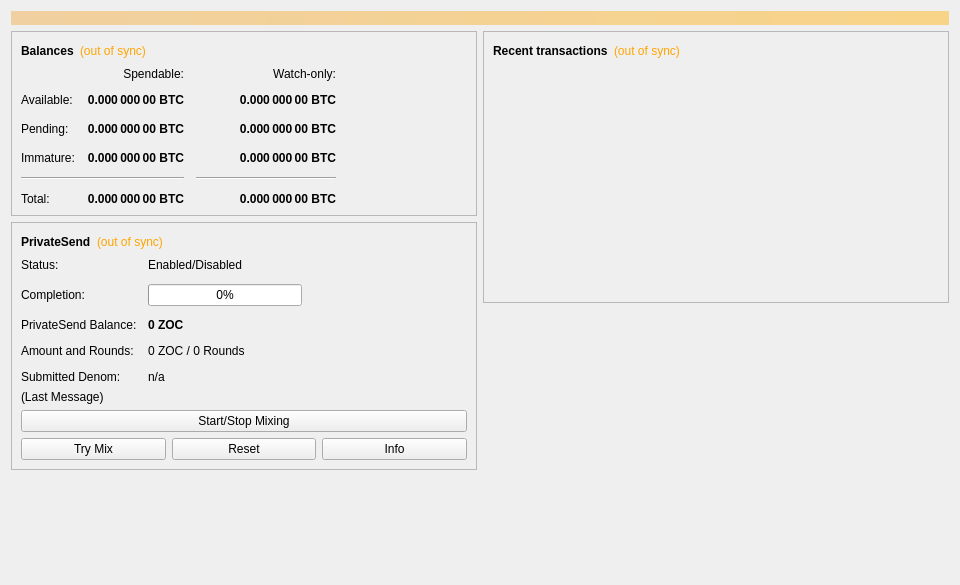
<?xml version="1.0" encoding="UTF-8"?>
<ui version="4.0">
 <class>OverviewPage</class>
 <widget class="QWidget" name="OverviewPage">
  <property name="geometry">
   <rect>
    <x>0</x>
    <y>0</y>
    <width>960</width>
    <height>585</height>
   </rect>
  </property>
  <property name="minimumSize">
   <size>
    <width>960</width>
    <height>0</height>
   </size>
  </property>
  <property name="windowTitle">
   <string>Form</string>
  </property>
  <property name="styleSheet">
   <string notr="true"/>
  </property>
  <layout class="QVBoxLayout" name="topLayout">
   <item>
    <widget class="QLabel" name="labelAlerts">
     <property name="visible">
      <bool>false</bool>
     </property>
     <property name="styleSheet">
      <string notr="true">background-color: qlineargradient(x1: 0, y1: 0, x2: 1, y2: 0, stop:0 #F0D0A0, stop:1 #F8D488); color:#000000;</string>
     </property>
     <property name="wordWrap">
      <bool>true</bool>
     </property>
     <property name="margin">
      <number>3</number>
     </property>
    </widget>
   </item>
   <item>
    <layout class="QHBoxLayout" name="horizontalLayout" stretch="1,1">
     <item>
      <layout class="QVBoxLayout" name="verticalLayout_2">
       <item>
        <widget class="QFrame" name="frame">
         <property name="frameShape">
          <enum>QFrame::StyledPanel</enum>
         </property>
         <property name="frameShadow">
          <enum>QFrame::Raised</enum>
         </property>
         <layout class="QVBoxLayout" name="verticalLayout_4">
          <item>
           <layout class="QHBoxLayout" name="horizontalLayout_4">
            <item>
             <widget class="QLabel" name="label_5">
              <property name="font">
               <font>
                <weight>75</weight>
                <bold>true</bold>
               </font>
              </property>
              <property name="text">
               <string>Balances</string>
              </property>
             </widget>
            </item>
            <item>
             <widget class="QLabel" name="labelWalletStatus">
              <property name="toolTip">
               <string>The displayed information may be out of date. Your wallet automatically synchronizes with the ZeroOne network after a connection is established, but this process has not completed yet.</string>
              </property>
              <property name="styleSheet">
               <string notr="true">QLabel { color: orange;}</string>
              </property>
              <property name="text">
               <string notr="true">(out of sync)</string>
              </property>
              <property name="alignment">
               <set>Qt::AlignLeading|Qt::AlignLeft|Qt::AlignVCenter</set>
              </property>
             </widget>
            </item>
            <item>
             <spacer name="horizontalSpacer_3">
              <property name="orientation">
               <enum>Qt::Horizontal</enum>
              </property>
              <property name="sizeHint" stdset="0">
               <size>
                <width>40</width>
                <height>20</height>
               </size>
              </property>
             </spacer>
            </item>
           </layout>
          </item>
          <item>
           <layout class="QGridLayout" name="gridLayout">
            <property name="spacing">
             <number>12</number>
            </property>
            <item row="2" column="2">
             <widget class="QLabel" name="labelWatchPending">
              <property name="font">
               <font>
                <weight>75</weight>
                <bold>true</bold>
               </font>
              </property>
              <property name="cursor">
               <cursorShape>IBeamCursor</cursorShape>
              </property>
              <property name="toolTip">
               <string>Unconfirmed transactions to watch-only addresses</string>
              </property>
              <property name="text">
               <string notr="true">0.000 000 00 BTC</string>
              </property>
              <property name="alignment">
               <set>Qt::AlignRight|Qt::AlignTrailing|Qt::AlignVCenter</set>
              </property>
              <property name="textInteractionFlags">
               <set>Qt::LinksAccessibleByMouse|Qt::TextSelectableByKeyboard|Qt::TextSelectableByMouse</set>
              </property>
             </widget>
            </item>
            <item row="2" column="1">
             <widget class="QLabel" name="labelUnconfirmed">
              <property name="font">
               <font>
                <weight>75</weight>
                <bold>true</bold>
               </font>
              </property>
              <property name="cursor">
               <cursorShape>IBeamCursor</cursorShape>
              </property>
              <property name="toolTip">
               <string>Total of transactions that have yet to be confirmed, and do not yet count toward the spendable balance</string>
              </property>
              <property name="text">
               <string notr="true">0.000 000 00 BTC</string>
              </property>
              <property name="alignment">
               <set>Qt::AlignRight|Qt::AlignTrailing|Qt::AlignVCenter</set>
              </property>
              <property name="textInteractionFlags">
               <set>Qt::LinksAccessibleByMouse|Qt::TextSelectableByKeyboard|Qt::TextSelectableByMouse</set>
              </property>
             </widget>
            </item>
            <item row="3" column="2">
             <widget class="QLabel" name="labelWatchImmature">
              <property name="font">
               <font>
                <weight>75</weight>
                <bold>true</bold>
               </font>
              </property>
              <property name="cursor">
               <cursorShape>IBeamCursor</cursorShape>
              </property>
              <property name="toolTip">
               <string>Mined balance in watch-only addresses that has not yet matured</string>
              </property>
              <property name="text">
               <string notr="true">0.000 000 00 BTC</string>
              </property>
              <property name="alignment">
               <set>Qt::AlignRight|Qt::AlignTrailing|Qt::AlignVCenter</set>
              </property>
              <property name="textInteractionFlags">
               <set>Qt::LinksAccessibleByMouse|Qt::TextSelectableByKeyboard|Qt::TextSelectableByMouse</set>
              </property>
             </widget>
            </item>
            <item row="4" column="0" colspan="2">
             <widget class="Line" name="lineSpendableBalance">
              <property name="orientation">
               <enum>Qt::Horizontal</enum>
              </property>
             </widget>
            </item>
            <item row="4" column="2">
             <widget class="Line" name="lineWatchBalance">
              <property name="sizePolicy">
               <sizepolicy hsizetype="Preferred" vsizetype="Fixed">
                <horstretch>0</horstretch>
                <verstretch>0</verstretch>
               </sizepolicy>
              </property>
              <property name="minimumSize">
               <size>
                <width>140</width>
                <height>0</height>
               </size>
              </property>
              <property name="orientation">
               <enum>Qt::Horizontal</enum>
              </property>
             </widget>
            </item>
            <item row="5" column="0">
             <widget class="QLabel" name="labelTotalText">
              <property name="text">
               <string>Total:</string>
              </property>
             </widget>
            </item>
            <item row="3" column="1">
             <widget class="QLabel" name="labelImmature">
              <property name="font">
               <font>
                <weight>75</weight>
                <bold>true</bold>
               </font>
              </property>
              <property name="cursor">
               <cursorShape>IBeamCursor</cursorShape>
              </property>
              <property name="toolTip">
               <string>Mined balance that has not yet matured</string>
              </property>
              <property name="text">
               <string notr="true">0.000 000 00 BTC</string>
              </property>
              <property name="alignment">
               <set>Qt::AlignRight|Qt::AlignTrailing|Qt::AlignVCenter</set>
              </property>
              <property name="textInteractionFlags">
               <set>Qt::LinksAccessibleByMouse|Qt::TextSelectableByKeyboard|Qt::TextSelectableByMouse</set>
              </property>
             </widget>
            </item>
            <item row="2" column="3">
             <spacer name="horizontalSpacer_2">
              <property name="orientation">
               <enum>Qt::Horizontal</enum>
              </property>
              <property name="sizeHint" stdset="0">
               <size>
                <width>40</width>
                <height>20</height>
               </size>
              </property>
             </spacer>
            </item>
            <item row="3" column="0">
             <widget class="QLabel" name="labelImmatureText">
              <property name="text">
               <string>Immature:</string>
              </property>
             </widget>
            </item>
            <item row="5" column="1">
             <widget class="QLabel" name="labelTotal">
              <property name="font">
               <font>
                <weight>75</weight>
                <bold>true</bold>
               </font>
              </property>
              <property name="cursor">
               <cursorShape>IBeamCursor</cursorShape>
              </property>
              <property name="toolTip">
               <string>Your current total balance</string>
              </property>
              <property name="text">
               <string notr="true">0.000 000 00 BTC</string>
              </property>
              <property name="alignment">
               <set>Qt::AlignRight|Qt::AlignTrailing|Qt::AlignVCenter</set>
              </property>
              <property name="textInteractionFlags">
               <set>Qt::LinksAccessibleByMouse|Qt::TextSelectableByKeyboard|Qt::TextSelectableByMouse</set>
              </property>
             </widget>
            </item>
            <item row="5" column="2">
             <widget class="QLabel" name="labelWatchTotal">
              <property name="font">
               <font>
                <weight>75</weight>
                <bold>true</bold>
               </font>
              </property>
              <property name="cursor">
               <cursorShape>IBeamCursor</cursorShape>
              </property>
              <property name="toolTip">
               <string>Current total balance in watch-only addresses</string>
              </property>
              <property name="text">
               <string notr="true">0.000 000 00 BTC</string>
              </property>
              <property name="alignment">
               <set>Qt::AlignRight|Qt::AlignTrailing|Qt::AlignVCenter</set>
              </property>
              <property name="textInteractionFlags">
               <set>Qt::LinksAccessibleByMouse|Qt::TextSelectableByKeyboard|Qt::TextSelectableByMouse</set>
              </property>
             </widget>
            </item>
            <item row="0" column="2">
             <widget class="QLabel" name="labelWatchonly">
              <property name="text">
               <string>Watch-only:</string>
              </property>
              <property name="alignment">
               <set>Qt::AlignRight|Qt::AlignTrailing|Qt::AlignVCenter</set>
              </property>
             </widget>
            </item>
            <item row="1" column="0">
             <widget class="QLabel" name="labelBalanceText">
              <property name="styleSheet">
               <string notr="true"/>
              </property>
              <property name="text">
               <string>Available:</string>
              </property>
             </widget>
            </item>
            <item row="1" column="1">
             <widget class="QLabel" name="labelBalance">
              <property name="font">
               <font>
                <weight>75</weight>
                <bold>true</bold>
               </font>
              </property>
              <property name="cursor">
               <cursorShape>IBeamCursor</cursorShape>
              </property>
              <property name="toolTip">
               <string>Your current spendable balance</string>
              </property>
              <property name="styleSheet">
               <string notr="true"/>
              </property>
              <property name="text">
               <string notr="true">0.000 000 00 BTC</string>
              </property>
              <property name="alignment">
               <set>Qt::AlignRight|Qt::AlignTrailing|Qt::AlignVCenter</set>
              </property>
              <property name="textInteractionFlags">
               <set>Qt::LinksAccessibleByMouse|Qt::TextSelectableByKeyboard|Qt::TextSelectableByMouse</set>
              </property>
             </widget>
            </item>
            <item row="1" column="2">
             <widget class="QLabel" name="labelWatchAvailable">
              <property name="font">
               <font>
                <weight>75</weight>
                <bold>true</bold>
               </font>
              </property>
              <property name="cursor">
               <cursorShape>IBeamCursor</cursorShape>
              </property>
              <property name="toolTip">
               <string>Your current balance in watch-only addresses</string>
              </property>
              <property name="styleSheet">
               <string notr="true"/>
              </property>
              <property name="text">
               <string notr="true">0.000 000 00 BTC</string>
              </property>
              <property name="alignment">
               <set>Qt::AlignRight|Qt::AlignTrailing|Qt::AlignVCenter</set>
              </property>
              <property name="textInteractionFlags">
               <set>Qt::LinksAccessibleByMouse|Qt::TextSelectableByKeyboard|Qt::TextSelectableByMouse</set>
              </property>
             </widget>
            </item>
            <item row="2" column="0">
             <widget class="QLabel" name="labelPendingText">
              <property name="text">
               <string>Pending:</string>
              </property>
             </widget>
            </item>
            <item row="0" column="1">
             <widget class="QLabel" name="labelSpendable">
              <property name="text">
               <string>Spendable:</string>
              </property>
              <property name="alignment">
               <set>Qt::AlignRight|Qt::AlignTrailing|Qt::AlignVCenter</set>
              </property>
             </widget>
            </item>
           </layout>
          </item>
         </layout>
        </widget>
       </item>
       <item>
        <widget class="QFrame" name="framePrivateSend">
         <property name="layoutDirection">
          <enum>Qt::LeftToRight</enum>
         </property>
         <property name="frameShape">
          <enum>QFrame::StyledPanel</enum>
         </property>
         <property name="frameShadow">
          <enum>QFrame::Raised</enum>
         </property>
         <layout class="QVBoxLayout" name="VerticalLayout_PS1">
          <item>
           <layout class="QHBoxLayout" name="horizontalLayout_5">
            <item>
             <widget class="QLabel" name="labelPrivateSendHeader">
              <property name="font">
               <font>
                <weight>75</weight>
                <bold>true</bold>
               </font>
              </property>
              <property name="styleSheet">
               <string notr="true"/>
              </property>
              <property name="text">
               <string>PrivateSend</string>
              </property>
             </widget>
            </item>
            <item>
             <widget class="QLabel" name="labelPrivateSendSyncStatus">
              <property name="toolTip">
               <string>The displayed information may be out of date. Your wallet automatically synchronizes with the ZeroOne network after a connection is established, but this process has not completed yet.</string>
              </property>
              <property name="styleSheet">
               <string notr="true">QLabel { color: orange; }</string>
              </property>
              <property name="text">
               <string notr="true">(out of sync)</string>
              </property>
              <property name="alignment">
               <set>Qt::AlignLeading|Qt::AlignLeft|Qt::AlignVCenter</set>
              </property>
             </widget>
            </item>
            <item>
             <spacer name="horizontalSpacer_4">
              <property name="orientation">
               <enum>Qt::Horizontal</enum>
              </property>
              <property name="sizeHint" stdset="0">
               <size>
                <width>40</width>
                <height>20</height>
               </size>
              </property>
             </spacer>
            </item>
           </layout>
          </item>
          <item>
           <layout class="QFormLayout" name="privateSendFormLayout">
            <property name="fieldGrowthPolicy">
             <enum>QFormLayout::AllNonFixedFieldsGrow</enum>
            </property>
            <property name="horizontalSpacing">
             <number>11</number>
            </property>
            <property name="verticalSpacing">
             <number>12</number>
            </property>
            <item row="0" column="0">
             <widget class="QLabel" name="labelPrivateSendEnabledText">
              <property name="text">
               <string>Status:</string>
              </property>
             </widget>
            </item>
            <item row="0" column="1">
             <widget class="QLabel" name="labelPrivateSendEnabled">
              <property name="text">
               <string>Enabled/Disabled</string>
              </property>
             </widget>
            </item>
            <item row="1" column="0">
             <widget class="QLabel" name="labelCompletitionText">
              <property name="text">
               <string>Completion:</string>
              </property>
             </widget>
            </item>
            <item row="1" column="1">
             <widget class="QProgressBar" name="privateSendProgress">
              <property name="maximumSize">
               <size>
                <width>154</width>
                <height>16777215</height>
               </size>
              </property>
              <property name="value">
               <number>0</number>
              </property>
             </widget>
            </item>
            <item row="2" column="0">
             <widget class="QLabel" name="labelAnonymizedText">
              <property name="text">
               <string>PrivateSend Balance:</string>
              </property>
             </widget>
            </item>
            <item row="2" column="1">
             <widget class="QLabel" name="labelAnonymized">
              <property name="font">
               <font>
                <weight>75</weight>
                <bold>true</bold>
               </font>
              </property>
              <property name="text">
               <string notr="true">0 ZOC</string>
              </property>
             </widget>
            </item>
            <item row="3" column="0">
             <widget class="QLabel" name="labelAmountAndRoundsText">
              <property name="text">
               <string>Amount and Rounds:</string>
              </property>
             </widget>
            </item>
            <item row="3" column="1">
             <widget class="QLabel" name="labelAmountRounds">
              <property name="text">
               <string>0 ZOC / 0 Rounds</string>
              </property>
             </widget>
            </item>
            <item row="4" column="0">
             <widget class="QLabel" name="labelSubmittedDenomText">
              <property name="text">
               <string>Submitted Denom:</string>
              </property>
             </widget>
            </item>
            <item row="4" column="1">
             <widget class="QLabel" name="labelSubmittedDenom">
              <property name="toolTip">
               <string>The denominations you submitted to the Masternode.&lt;br&gt;To mix, other users must submit the exact same denominations.</string>
              </property>
              <property name="text">
               <string>n/a</string>
              </property>
             </widget>
            </item>
           </layout>
          </item>
          <item>
           <layout class="QVBoxLayout" name="VerticalLayout_PS">
            <property name="spacing">
             <number>-1</number>
            </property>
            <item>
             <widget class="QLabel" name="labelPrivateSendLastMessage">
              <property name="text">
               <string>(Last Message)</string>
              </property>
              <property name="alignment">
               <set>Qt::AlignLeading|Qt::AlignLeft|Qt::AlignTop</set>
              </property>
              <property name="wordWrap">
               <bool>true</bool>
              </property>
             </widget>
            </item>
            <item>
             <widget class="QPushButton" name="togglePrivateSend">
              <property name="sizePolicy">
               <sizepolicy hsizetype="MinimumExpanding" vsizetype="Fixed">
                <horstretch>0</horstretch>
                <verstretch>0</verstretch>
               </sizepolicy>
              </property>
              <property name="text">
               <string>Start/Stop Mixing</string>
              </property>
             </widget>
            </item>
            <item>
             <layout class="QHBoxLayout" name="horizontalLayout_debugbuttons">
              <item>
               <widget class="QPushButton" name="privateSendAuto">
                <property name="sizePolicy">
                 <sizepolicy hsizetype="MinimumExpanding" vsizetype="Fixed">
                  <horstretch>0</horstretch>
                  <verstretch>0</verstretch>
                 </sizepolicy>
                </property>
                <property name="toolTip">
                 <string>Try to manually submit a PrivateSend request.</string>
                </property>
                <property name="text">
                 <string>Try Mix</string>
                </property>
               </widget>
              </item>
              <item>
               <widget class="QPushButton" name="privateSendReset">
                <property name="sizePolicy">
                 <sizepolicy hsizetype="MinimumExpanding" vsizetype="Fixed">
                  <horstretch>0</horstretch>
                  <verstretch>0</verstretch>
                 </sizepolicy>
                </property>
                <property name="toolTip">
                 <string>Reset the current status of PrivateSend (can interrupt PrivateSend if it's in the process of Mixing, which can cost you money!)</string>
                </property>
                <property name="autoFillBackground">
                 <bool>false</bool>
                </property>
                <property name="text">
                 <string>Reset</string>
                </property>
               </widget>
              </item>
              <item>
               <widget class="QPushButton" name="privateSendInfo">
                <property name="sizePolicy">
                 <sizepolicy hsizetype="MinimumExpanding" vsizetype="Fixed">
                  <horstretch>0</horstretch>
                  <verstretch>0</verstretch>
                 </sizepolicy>
                </property>
                <property name="toolTip">
                 <string>Information about PrivateSend and Mixing</string>
                </property>
                <property name="text">
                 <string>Info</string>
                </property>
               </widget>
              </item>
             </layout>
            </item>
           </layout>
          </item>
         </layout>
        </widget>
       </item>
       <item>
        <spacer name="verticalSpacer">
         <property name="orientation">
          <enum>Qt::Vertical</enum>
         </property>
         <property name="sizeHint" stdset="0">
          <size>
           <width>20</width>
           <height>40</height>
          </size>
         </property>
        </spacer>
       </item>
      </layout>
     </item>
     <item>
      <layout class="QVBoxLayout" name="verticalLayout_3">
       <item>
        <widget class="QFrame" name="frame_2">
         <property name="frameShape">
          <enum>QFrame::StyledPanel</enum>
         </property>
         <property name="frameShadow">
          <enum>QFrame::Raised</enum>
         </property>
         <layout class="QVBoxLayout" name="verticalLayout">
          <item>
           <layout class="QHBoxLayout" name="horizontalLayout_2">
            <item>
             <widget class="QLabel" name="label_4">
              <property name="font">
               <font>
                <weight>75</weight>
                <bold>true</bold>
               </font>
              </property>
              <property name="text">
               <string>Recent transactions</string>
              </property>
             </widget>
            </item>
            <item>
             <widget class="QLabel" name="labelTransactionsStatus">
              <property name="toolTip">
               <string>The displayed information may be out of date. Your wallet automatically synchronizes with the ZeroOne network after a connection is established, but this process has not completed yet.</string>
              </property>
              <property name="styleSheet">
               <string notr="true">QLabel { color: orange; }</string>
              </property>
              <property name="text">
               <string notr="true">(out of sync)</string>
              </property>
              <property name="alignment">
               <set>Qt::AlignLeading|Qt::AlignLeft|Qt::AlignVCenter</set>
              </property>
             </widget>
            </item>
            <item>
             <spacer name="horizontalSpacer">
              <property name="orientation">
               <enum>Qt::Horizontal</enum>
              </property>
              <property name="sizeHint" stdset="0">
               <size>
                <width>40</width>
                <height>20</height>
               </size>
              </property>
             </spacer>
            </item>
           </layout>
          </item>
          <item>
           <widget class="QListView" name="listTransactions">
            <property name="styleSheet">
             <string notr="true">QListView { background: transparent; }</string>
            </property>
            <property name="frameShape">
             <enum>QFrame::NoFrame</enum>
            </property>
            <property name="verticalScrollBarPolicy">
             <enum>Qt::ScrollBarAlwaysOff</enum>
            </property>
            <property name="horizontalScrollBarPolicy">
             <enum>Qt::ScrollBarAlwaysOff</enum>
            </property>
            <property name="selectionMode">
             <enum>QAbstractItemView::NoSelection</enum>
            </property>
           </widget>
          </item>
         </layout>
        </widget>
       </item>
       <item>
        <spacer name="verticalSpacer_2">
         <property name="orientation">
          <enum>Qt::Vertical</enum>
         </property>
         <property name="sizeHint" stdset="0">
          <size>
           <width>20</width>
           <height>40</height>
          </size>
         </property>
        </spacer>
       </item>
      </layout>
     </item>
    </layout>
   </item>
  </layout>
 </widget>
 <resources/>
 <connections/>
</ui>
